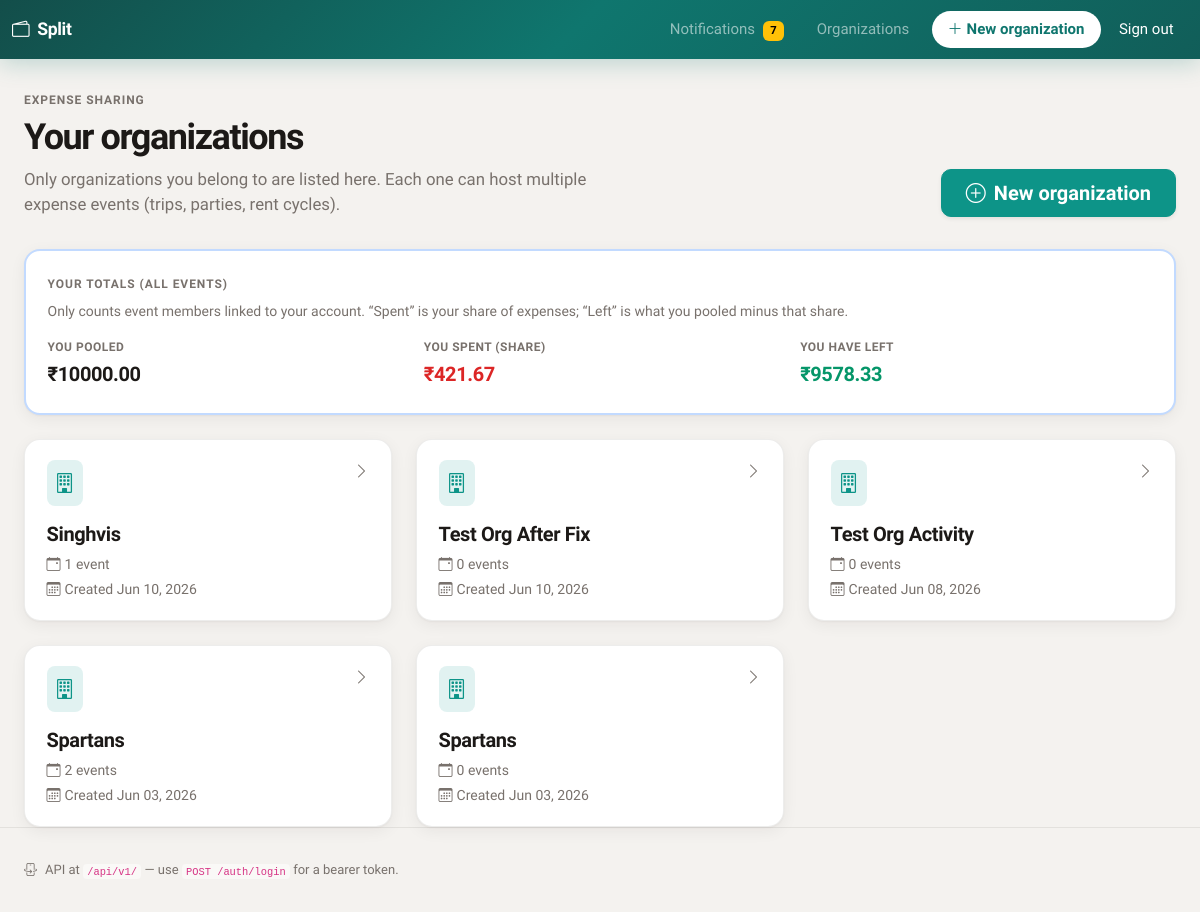
Screenshot of /orgs (signed in) with the database file from the repository.
### app/models.py (models this page shows)
class Organization(Base):
    __tablename__ = "organizations"
    id: Mapped[int] = mapped_column(primary_key=True, autoincrement=True)
    name: Mapped[str] = mapped_column(String(200), nullable=False)
    created_by_user_id: Mapped[int | None] = mapped_column(
        ForeignKey("users.id"), nullable=True, index=True
    )
    created_at: Mapped[datetime] = mapped_column(DateTime, default=datetime.utcnow)
    members: Mapped[list["OrganizationMember"]] = relationship(
        back_populates="organization", cascade="all, delete-orphan"
    )
    events: Mapped[list["Event"]] = relationship(
        back_populates="organization", cascade="all, delete-orphan"
    )
    org_contributions: Mapped[list["OrganizationContribution"]] = relationship(
        back_populates="organization", cascade="all, delete-orphan"
    )

### app/routers/web.py (the view)
@router.get("/orgs", response_class=HTMLResponse)
def page_orgs(request: Request, db: Session = Depends(get_db)):
    uid = require_session_user(request)
    if isinstance(uid, RedirectResponse):
        return uid
    orgs = services.list_organizations_for_user(db, uid)
    summary = services.user_personal_balance_summary(db, uid)
    return templates.TemplateResponse(
        request,
        "orgs.html",
        {
            "orgs": orgs,
            "title": "Your organizations",
            "summary": summary,
        },
    )

### templates/orgs.html (shortened to what this page needs)
{% extends "base.html" %}
{% block content %}
<div class="et-hero d-flex flex-column flex-lg-row align-items-lg-end justify-content-lg-between gap-3">
  <div>
    <p class="et-eyebrow mb-2">Expense sharing</p>
    <h1 class="et-hero-title">Your organizations</h1>
    <p class="et-hero-lead">Only organizations you belong to are listed here. Each one can host multiple expense events (trips, parties, rent cycles).</p>
  </div>
  <a href="/orgs/new" class="btn btn-primary btn-lg px-4 align-self-start align-self-lg-end shadow-sm">
    <i class="bi bi-plus-circle me-2"></i>New organization
  </a>
</div>
<div class="et-card mb-4 border-primary border-opacity-25" style="border-width: 2px;">
  <div class="et-card-body py-4">
    <p class="et-eyebrow mb-2">Your totals (all events)</p>
    <p class="small et-muted mb-3">Only counts event members linked to your account. “Spent” is your share of expenses; “Left” is what you pooled minus that share.</p>
    <div class="row g-4 align-items-end">
      <div class="col-md-4">
        <div class="et-metric">
          <span class="et-metric-label">You pooled</span>
          <span class="et-metric-value et-metric-value--pooled fs-5">{{ summary.total_contributed | money }}</span>
        </div>
      </div>
      <div class="col-md-4">
        <div class="et-metric">
          <span class="et-metric-label">You spent (share)</span>
          <span class="et-metric-value et-metric-value--expended fs-5">{{ summary.total_expended | money }}</span>
        </div>
      </div>
      <div class="col-md-4">
        <div class="et-metric">
          <span class="et-metric-label">You have left</span>
          <span class="et-metric-value fs-5 {% if summary.total_remaining >= 0 %}et-metric-value--remaining-pos{% else %}et-metric-value--remaining-neg{% endif %}">
            {{ summary.total_remaining | money }}
          </span>
        </div>
      </div>
    </div>
  </div>
</div>
{% if not orgs %}
<div class="et-empty">
  <div class="et-empty-icon"><i class="bi bi-building"></i></div>
  <h2 class="h5 fw-bold mb-2">No organizations yet</h2>
  <p class="et-muted mb-4 mx-auto" style="max-width: 24rem;">Create an organization for your family, team, or roommates. Then add events under it to track separate pools and expenses.</p>
  <a href="/orgs/new" class="btn btn-primary"><i class="bi bi-plus-lg me-2"></i>Create your first organization</a>
</div>
{% else %}
<div class="row g-4">
  {% for o in orgs %}
  <div class="col-md-6 col-xl-4">
    <a href="/orgs/{{ o.id }}" class="text-decoration-none text-reset d-block h-100 et-card et-card-interactive">
      <div class="et-card-body h-100 d-flex flex-column">
        <div class="d-flex justify-content-between align-items-start gap-2 mb-3">
          <div class="rounded-3 p-2 d-inline-flex" style="background: var(--et-accent-soft); color: var(--et-accent);">
            <i class="bi bi-building fs-5"></i>
          </div>
          <i class="bi bi-chevron-right et-muted"></i>
        </div>
        <h2 class="h5 fw-bold mb-2" style="letter-spacing: -0.02em;">{{ o.name }}</h2>
        <p class="small et-muted mb-1">
          <i class="bi bi-calendar-event me-1"></i>{{ o.events | length }} event{% if o.events | length != 1 %}s{% endif %}
        </p>
        <p class="small et-muted mb-0 mt-auto">
          <i class="bi bi-calendar3 me-1"></i>Created {{ o.created_at.strftime('%b %d, %Y') }}
        </p>
      </div>
    </a>
  </div>
  {% endfor %}
</div>
{% endif %}
{% endblock %}

### static/app.css (style rules this page uses)
:root { --et-bg: #f4f2ef; --et-bg-elevated: #ffffff; --et-surface-2: #faf9f7; --et-text: #1c1917; --et-text-muted: #78716c; --et-border: rgba(28, 25, 23, 0.08); --et-border-strong: rgba(28, 25, 23, 0.12); --et-accent: #0d9488; --et-accent-hover: #0f766e; --et-accent-soft: rgba(13, 148, 136, 0.12); --et-accent-2: #6366f1; --et-radius: 12px; --et-radius-sm: 10px; --et-radius-lg: 16px; --et-shadow: 0 1px 2px rgba(28, 25, 23, 0.04), 0 4px 16px rgba(28, 25, 23, 0.06); --et-shadow-hover: 0 8px 24px rgba(28, 25, 23, 0.08); --et-green: #059669; --et-green-soft: rgba(5, 150, 105, 0.12); --et-red: #dc2626; --et-red-soft: rgba(220, 38, 38, 0.1); --et-font: "Plus Jakarta Sans", system-ui, -apple-system, sans-serif; }
*, *::before, *::after { box-sizing: border-box; }
html { scroll-behavior: smooth; }
body.et-body { font-family: var(--et-font); background: var(--et-bg); color: var(--et-text); min-height: 100vh; -webkit-font-smoothing: antialiased; }
.et-eyebrow { font-size: 0.75rem; font-weight: 600; text-transform: uppercase; letter-spacing: 0.08em; color: var(--et-text-muted); margin-bottom: 0.35rem; }
.et-card { background: var(--et-bg-elevated); border: 1px solid var(--et-border); border-radius: var(--et-radius-lg); box-shadow: var(--et-shadow); transition: box-shadow 0.2s ease, transform 0.2s ease, border-color 0.2s ease; }
.et-card-body { padding: 1.25rem 1.35rem; }
.et-metric { display: flex; flex-direction: column; gap: 0.2rem; }
.et-metric-label { font-size: 0.75rem; font-weight: 600; text-transform: uppercase; letter-spacing: 0.04em; color: var(--et-text-muted); }
.et-metric-value { font-size: 1.125rem; font-weight: 700; font-variant-numeric: tabular-nums; letter-spacing: -0.02em; }
.et-metric-value--pooled { color: var(--et-text); }
.et-metric-value--expended { color: var(--et-red); }
.et-metric-value--remaining-pos { color: var(--et-green); }
.text-money-positive, .et-metric-value--remaining-pos { color: var(--et-green) !important; }
.btn-primary { --bs-btn-bg: var(--et-accent); --bs-btn-border-color: var(--et-accent); --bs-btn-hover-bg: var(--et-accent-hover); --bs-btn-hover-border-color: var(--et-accent-hover); --bs-btn-active-bg: var(--et-accent-hover); --bs-btn-active-border-color: var(--et-accent-hover); font-weight: 600; border-radius: var(--et-radius-sm); padding: 0.5rem 1.15rem; }
.et-hero { margin-bottom: 2rem; }
.et-hero-title { font-weight: 800; letter-spacing: -0.04em; font-size: clamp(1.75rem, 4vw, 2.25rem); line-height: 1.15; color: var(--et-text); margin-bottom: 0.5rem; }
.et-hero-lead { color: var(--et-text-muted); font-size: 1.05rem; max-width: 36rem; margin-bottom: 0; }
.et-muted { color: var(--et-text-muted); }

### rows the page displays
Organization: name "Singhvis", events|length "1", created_at "Jun 10, 2026"
Organization: name "Test Org After Fix", events|length "0", created_at "Jun 10, 2026"
Organization: name "Test Org Activity", events|length "0", created_at "Jun 08, 2026"
Organization: name "Spartans", events|length "2", created_at "Jun 03, 2026"
Organization: name "Spartans", events|length "0", created_at "Jun 03, 2026"

### other values shown
{{ request.state.unread_notifications }} "7"
{{ summary.total_contributed | money }} "₹10000.00"
{{ summary.total_expended | money }} "₹421.67"
{{ summary.total_remaining | money }} "₹9578.33"
